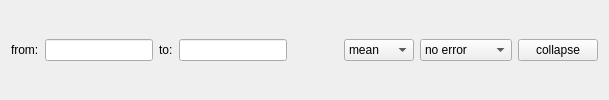
    <widget class="QWidget" name="twoDReconstr">
     <property name="sizePolicy">
      <sizepolicy hsizetype="Expanding" vsizetype="Preferred">
       <horstretch>0</horstretch>
       <verstretch>0</verstretch>
      </sizepolicy>
     </property>
     <attribute name="title">
      <string>collapse/moments</string>
     </attribute>
     <layout class="QVBoxLayout" name="verticalLayout_2">
      <item>
       <layout class="QHBoxLayout" name="horizontalLayout_4">
        <item>
         <widget class="QLabel" name="fromLabel">
          <property name="sizePolicy">
           <sizepolicy hsizetype="Preferred" vsizetype="Fixed">
            <horstretch>0</horstretch>
            <verstretch>0</verstretch>
           </sizepolicy>
          </property>
          <property name="minimumSize">
           <size>
            <width>0</width>
            <height>24</height>
           </size>
          </property>
          <property name="text">
           <string>&lt;font color='black'&gt;from:&lt;/font&gt;</string>
          </property>
         </widget>
        </item>
        <item>
         <widget class="QLineEdit" name="startValue">
          <property name="minimumSize">
           <size>
            <width>0</width>
            <height>18</height>
           </size>
          </property>
         </widget>
        </item>
        <item>
         <widget class="QLabel" name="toLabel">
          <property name="sizePolicy">
           <sizepolicy hsizetype="Preferred" vsizetype="Fixed">
            <horstretch>0</horstretch>
            <verstretch>0</verstretch>
           </sizepolicy>
          </property>
          <property name="minimumSize">
           <size>
            <width>0</width>
            <height>24</height>
           </size>
          </property>
          <property name="text">
           <string>&lt;font color='black'&gt;to:&lt;/font&gt;</string>
          </property>
         </widget>
        </item>
        <item>
         <widget class="QLineEdit" name="endValue">
          <property name="minimumSize">
           <size>
            <width>0</width>
            <height>20</height>
           </size>
          </property>
         </widget>
        </item>
        <item>
         <widget class="QLabel" name="collapseUnits">
          <property name="sizePolicy">
           <sizepolicy hsizetype="Preferred" vsizetype="Fixed">
            <horstretch>0</horstretch>
            <verstretch>0</verstretch>
           </sizepolicy>
          </property>
          <property name="minimumSize">
           <size>
            <width>45</width>
            <height>24</height>
           </size>
          </property>
          <property name="text">
           <string/>
          </property>
         </widget>
        </item>
        <item>
         <widget class="QComboBox" name="collapseType">
          <property name="minimumSize">
           <size>
            <width>0</width>
            <height>21</height>
           </size>
          </property>
          <item>
           <property name="text">
            <string>mean</string>
           </property>
          </item>
          <item>
           <property name="text">
            <string>median</string>
           </property>
          </item>
          <item>
           <property name="text">
            <string>sum</string>
           </property>
          </item>
         </widget>
        </item>
        <item>
         <widget class="QComboBox" name="collapseError">
          <property name="minimumSize">
           <size>
            <width>0</width>
            <height>21</height>
           </size>
          </property>
          <item>
           <property name="text">
            <string>no error</string>
           </property>
          </item>
          <item>
           <property name="text">
            <string>rmse</string>
           </property>
          </item>
          <item>
           <property name="text">
            <string>propagated</string>
           </property>
          </item>
         </widget>
        </item>
        <item>
         <widget class="QPushButton" name="collapse">
          <property name="sizePolicy">
           <sizepolicy hsizetype="Minimum" vsizetype="Fixed">
            <horstretch>0</horstretch>
            <verstretch>0</verstretch>
           </sizepolicy>
          </property>
          <property name="minimumSize">
           <size>
            <width>0</width>
            <height>21</height>
           </size>
          </property>
          <property name="toolTip">
           <string>Collapse along the spectral axis.</string>
          </property>
          <property name="text">
           <string>collapse</string>
          </property>
         </widget>
        </item>
       </layout>
      </item>
     </layout>
    </widget>
